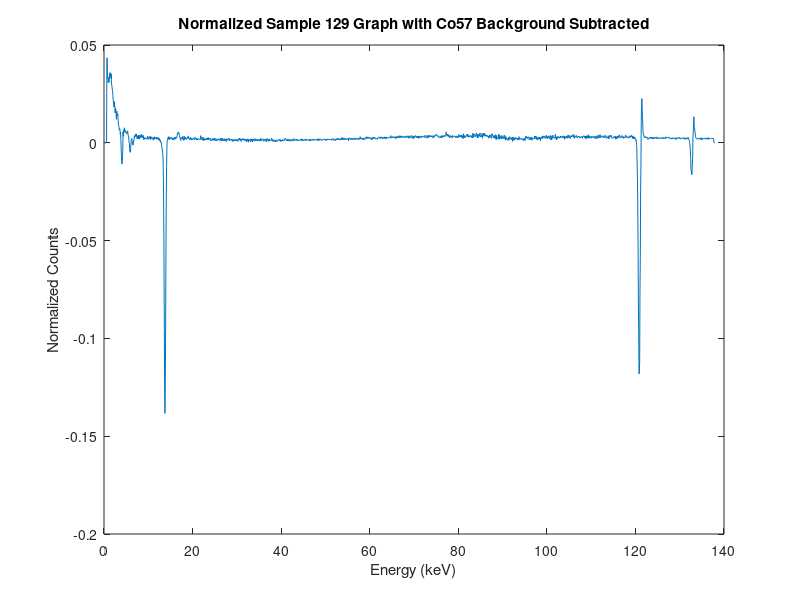
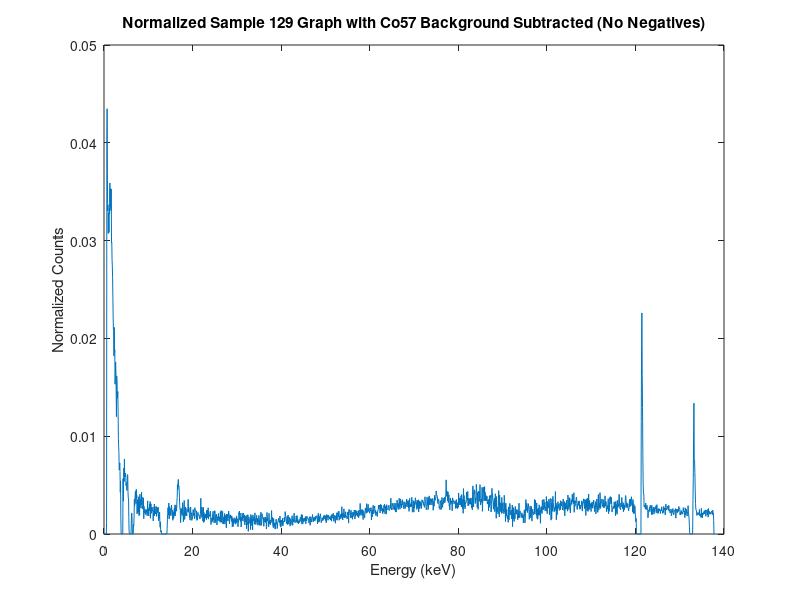

Here is the MATLAB script that generated these plots, in order:
%normalizes and attempts to subtract the source background from the sample

%import the background data
%data is in following format: Channel, Energy, Count
csvDataBackground = csvread('BK2_CO.CSV');

%import sample data
%data is in following format: Channel, Energy, Count
csvDataSample = csvread('129_CO.CSV'); %change this for different trials

%normalize the data based on max peak
csvDataBackground(:,3) = csvDataBackground(:,3) / max(csvDataBackground(:,3));
csvDataSample(:,3) = csvDataSample(:,3) / max(csvDataSample(:,3));

%find common low point to scale background to match the sample data
scale = csvDataSample(940,3) / csvDataBackground(940,3);
csvDataBackground(:,3) = csvDataBackground(:,3) * scale*0.45;

sampleSub = csvDataSample(:,3) - csvDataBackground(:,3);

%plot data (Energy vs Count)
fig1 = figure('Position', [10 10 900 400]);
plot(csvDataSample(:,2), sampleSub);
xlabel('Energy (keV)');
ylabel('Normalized Counts');
title('Normalized Sample 129 Graph with Co57 Background Subtracted'); %------------
xlim([0,140]); %set limit on x-axis
filename = 'Sample_129_SUB'; %-----------------
saveas(fig1,filename,'png');

%remove negative values (set them to 0) and re-plot
sampleSub(sampleSub < 0) = 0;
fig2 = figure('Position', [10 10 900 400]);
plot(csvDataSample(:,2), sampleSub);
xlabel('Energy (keV)');
ylabel('Normalized Counts');
title('Normalized Sample 129 Graph with Co57 Background Subtracted (No Negatives)'); %------------
xlim([0,140]); %set limit on x-axis
%ylim([0, 0.02]);
saveas(fig2,[filename, '_NoNegative'],'png');


